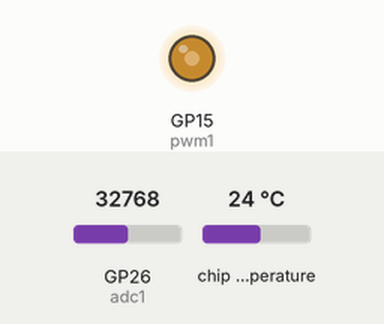
Recording of a program running on a simulated Raspberry Pi Pico running MicroPython. On the bench: output pins drawn as LEDs (lit = HIGH). The test bench sets the inputs (shaded band); at power-on: GP26 (adc1) = 32768, chip temperature 24 °C (analog values on the 0–65535 scale). The clock reads 2024-03-15 10:24:30 at power-on unless the program sets it; what the program prints to the serial console is not drawn.

Above: at 1.2 s.
1.3 s: GP26 (adc1) set to 45874
At 2.4 s:
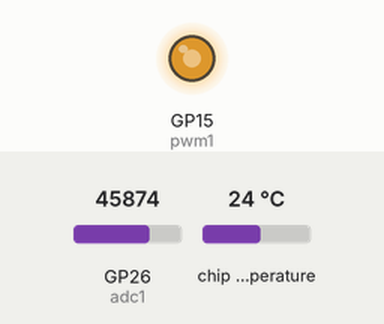
3.0 s: GP26 (adc1) set to 57670
At 3.5 s:
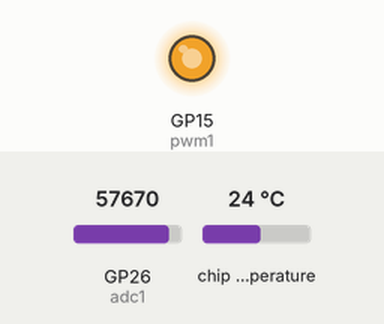
4.5 s: GP26 (adc1) set to 7864
At 5.8 s:
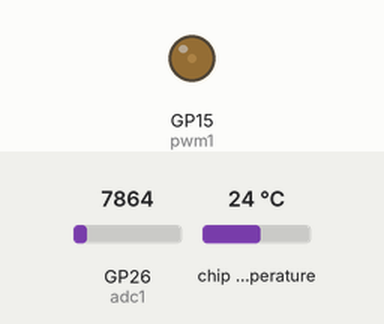
Timing chart, 0 to 7.5 s (numbered marks = the images above; inputs shaded):
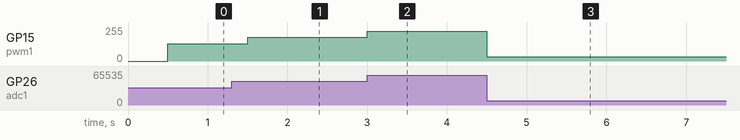

Measured:
- after the input at 1.3 s, GP15 (pwm1): 128/255 → 178/255 after 0.20 s
- after the input at 3.0 s, GP15 (pwm1): 178/255 → 224/255 at once
- after the input at 4.5 s, GP15 (pwm1): 224/255 → 31/255 at once

The program:

main8.py
```python
from machine import Pin, PWM, ADC , Timer ,RTC


rtc = RTC()
adc = machine.ADC(4)
conversion_factor = 3.3 / (65535)
def do_thing(t1):
    reading = adc.read_u16() * conversion_factor
    temperature = 27 - (reading - 0.706)/0.001721
    print()
    print(f"電壓:{reading}")
    print(f"溫度:{temperature}")
    (year, month, day, hour, minute, second, microsecond, tzinfo)=rtc.datetime()
    datetime_str=f"{year}-{month}-{day}  {hour}:{minute}:{second}:{microsecond}_{tzinfo}"
    print(datetime_str)

def do_thing1(t2):
    pwm1 = PWM(Pin(15),freq=1000)
    adc1 = ADC(Pin(26))
    duty1 = adc1.read_u16()
    #pwm1.freq(1000)
    pwmd = pwm1.duty_u16(duty1)
    print()
    #print(f"可變電阻{round(duty1/65535*10)}")
    print(f"{duty1}")

t1 = Timer(period=2000, mode=Timer.PERIODIC, callback=do_thing )
t2 = Timer(period=500, mode=Timer.PERIODIC, callback=do_thing1 )
```
